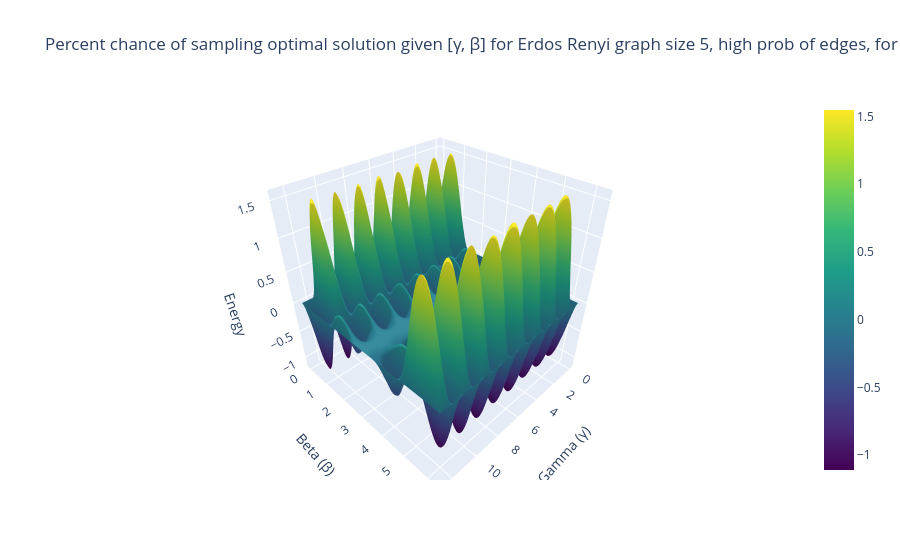

This figure's notebook cell:
### Code cell
from mpl_toolkits.mplot3d import Axes3D

strin = 'MinVertexCover' if False else 'MaxCut'

import plotly.graph_objects as go

fig = go.Figure(data=[go.Surface(z=Z, x=Gamma, y=Beta, colorscale='Viridis')])
fig.update_layout(
    title=f"Percent chance of sampling optimal solution given [γ, β] for Erdos Renyi graph size 5, high prob of edges, for {strin}",
    scene=dict(
        xaxis_title="Gamma (γ)",
        yaxis_title="Beta (β)",
        zaxis_title="Energy"
    )
)
fig.show()

### Figure 1 — Plotly figure (JSON) as saved in the notebook; plotly's stock layout.template omitted (floating-point values rounded to 4 significant figures; data arrays with more than 128 entries replaced by an {"elided": "..."} marker saying what was removed)
{"data": [{"colorscale": [[0, "#440154"], [0.1111, "#482878"], [0.2222, "#3e4989"], [0.3333, "#31688e"], [0.4444, "#26828e"], [0.5556, "#1f9e89"], [0.6667, "#35b779"], [0.7778, "#6ece58"], [0.8889, "#b5de2b"], [1, "#fde725"]], "type": "surface", "x": {"elided": "100x100 float values"}, "y": {"elided": "100x100 float values"}, "z": {"elided": "100x100 float values"}}], "layout": {"scene": {"xaxis": {"title": {"text": "Gamma (γ)"}}, "yaxis": {"title": {"text": "Beta (β)"}}, "zaxis": {"title": {"text": "Energy"}}}, "title": {"text": "Percent chance of sampling optimal solution given [γ, β] for Erdos Renyi graph size 5, high prob of edges, for MaxCut"}}}
